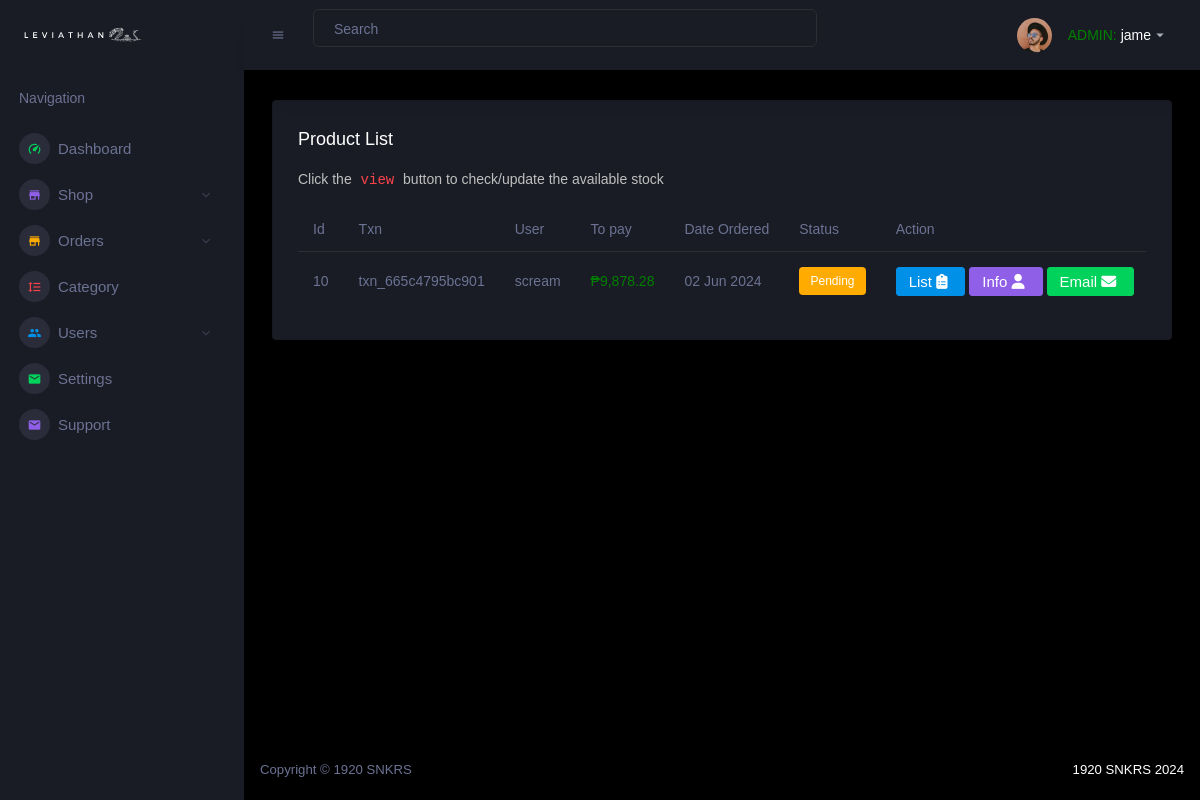
The app's page /admin/orders-pending.php (signed in), older data.
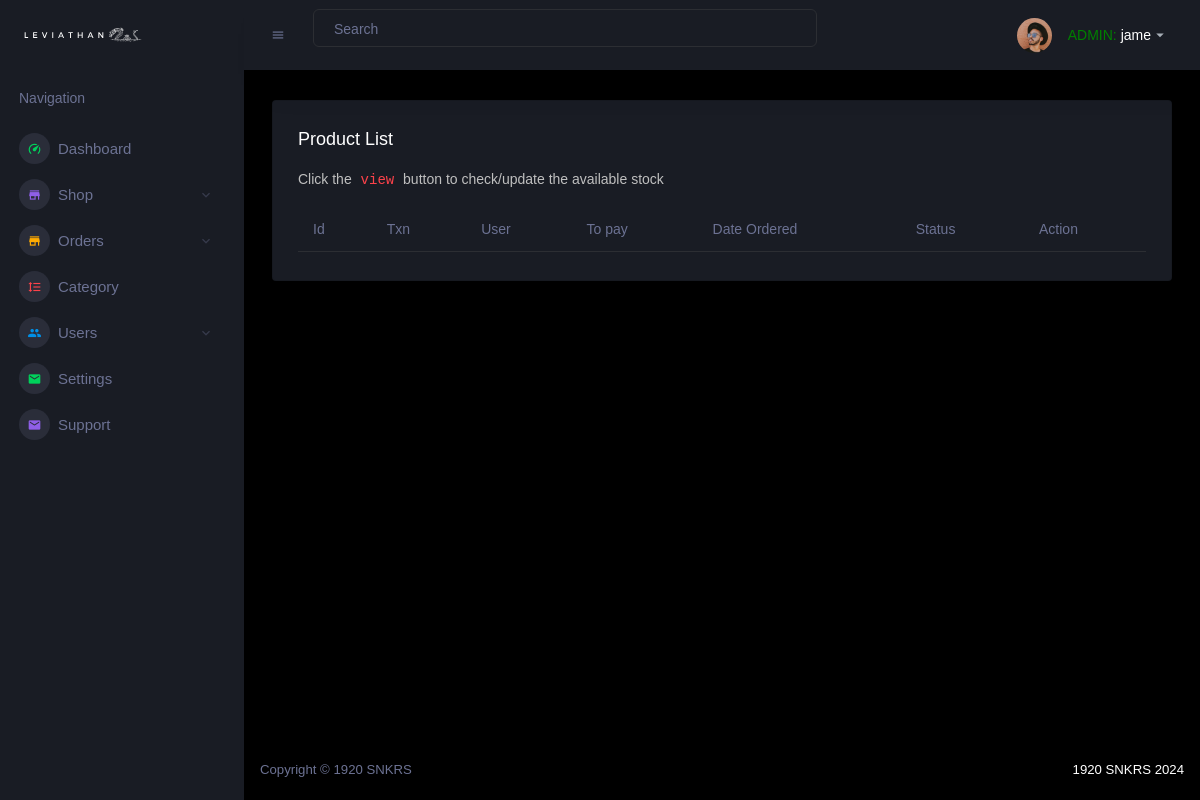
The same page, newer data.
### tables this page shows
CREATE TABLE `orders` (
  `order_id` int(11) NOT NULL,
  `transaction_number` varchar(255) DEFAULT NULL,
  `userid` int(11) DEFAULT NULL,
  `total_amount` decimal(10,2) DEFAULT NULL,
  `note` text DEFAULT NULL,
  `created_at` timestamp NOT NULL DEFAULT current_timestamp(),
  `order_status` varchar(20) DEFAULT 'Pending',
  `imgURL` varchar(255) DEFAULT NULL
);

CREATE TABLE `users` (
  `userid` int(11) NOT NULL,
  `username` varchar(50) NOT NULL,
  `email` varchar(100) NOT NULL,
  `password` varchar(100) NOT NULL,
  `datecreated` timestamp NOT NULL DEFAULT current_timestamp()
);

### admin/orders-pending.php (the view, shortened to what this page needs)
<html lang="en">
<?php
require_once("../database/connection.php");
?>
</head>
<body>
    <div class="container-scroller">
        <?php include("sidebar.php"); ?>
        <div class="container-fluid page-body-wrapper">
            <?php include("navbar.php") ?>
            <div class="main-panel">
                <div class="content-wrapper">
                    <div class="row">
                        <div class="col-lg-12 grid-margin stretch-card">
                            <div class="card">
                                <div class="card-body">
                                    <h4 class="card-title">Product list</h4>
                                    <p class="card-description">Click the <code>view</code> button to check/update the available stock</p>
                                    <div class="table-responsive">
                                        <table id="productTable" class="table">
                                            <thead>
                                                <tr>
                                                    <th>Id</th>
                                                    <th>Txn</th>
                                                    <th>User</th>
                                                    <th>To pay</th>
                                                    <th>Date Ordered</th>
                                                    <th>Status</th>
                                                    <th>Action</th>
                                                </tr>
                                            </thead>
                                            <tbody>
                                                <?php
                                                $query = "SELECT * FROM orders";
                                                $result = mysqli_query($link, $query);
                                                while ($row = mysqli_fetch_assoc($result)) {
                                                    $userid = $row['userid'];
                                                    $usernameQuery = "SELECT username FROM users WHERE userid = ?";
                                                    $stmtUsername = $link->prepare($usernameQuery);
                                                    $stmtUsername->bind_param("i", $userid);
                                                    $stmtUsername->execute();
                                                    $resultUsername = $stmtUsername->get_result();
                                                    $username = $resultUsername->fetch_assoc()['username'];
                                                    $status = $row['order_status'];
                                                    $createdAt = date('d M Y', strtotime($row['created_at']));
                                                    if ($status === 'Pending') {
                                                        $status = '<label class="badge badge-warning">Pending</label>';
                                                    }
                                                    echo "<tr>
                                                        <td>{$row['order_id']}</td>
                                                        <td>{$row['transaction_number']}</td>
                                                        <td>{$username}</td>
                                                        <td style='color: green;'>₱" . number_format($row['total_amount'], 2, '.', ',') . "</td>
                                                        <td>{$createdAt}</td>
                                                        <td>{$status}</td>
                                                        <td>
                                                            <button type='button' data-txn='{$row['transaction_number']}' class='view-order btn btn-primary btn-md'>List <i class='fas fa-clipboard-list'></i></button>
                                                            <button type='button' data-userid='{$row['userid']}' class='view-user btn btn-info btn-md'>Info <i class='fas fa-user'></i></button>
                                                            <button type='button' data-userid='{$row['userid']}' class='email-user btn btn-success btn-md'>Email <i class='fas fa-envelope'></i></button>
                                                        </td>
                                                    </tr>";
                                                }
                                                ?>
                                            </tbody>
                                        </table>
                                    </div>
                                </div>
                            </div>
                        </div>
                    </div>
                </div>
            </div>
        </div>
    </div>
</body>
</html>

### admin/sidebar.php (shortened to what this page needs)
<nav class="sidebar sidebar-offcanvas" id="sidebar">
  <div class="sidebar-brand-wrapper d-none d-lg-flex align-items-center justify-content-center fixed-top">
    <a class="sidebar-brand brand-logo" href="index.html"><img src="assets/images/logo.svg" alt="logo" /></a>
  </div>
  <ul class="nav">
    <li class="nav-item nav-category">
      <span class="nav-link">Navigation</span>
    </li>
    <li class="nav-item menu-items">
      <a class="nav-link" href="home">
        <span class="menu-icon">
          <i class="mdi mdi-speedometer"></i>
        </span>
        <span class="menu-title">Dashboard</span>
      </a>
    </li>
    <li class="nav-item menu-items">
      <a class="nav-link" data-toggle="collapse" href="#ui-shop" aria-expanded="false" aria-controls="ui-shop">
        <span class="menu-icon">
        <i class="mdi mdi-store"></i>
        </span>
        <span class="menu-title">Shop</span>
        <i class="menu-arrow"></i>
      </a>
    </li>
    <li class="nav-item menu-items">
      <a class="nav-link" data-toggle="collapse" href="#ui-orders" aria-expanded="false" aria-controls="ui-orders">
        <span class="menu-icon">
        <i class="mdi mdi-store"></i>
        </span>
        <span class="menu-title">Orders</span>
        <i class="menu-arrow"></i>
      </a>
    </li>
    <li class="nav-item menu-items">
      <a class="nav-link" href="error-404.html">
        <span class="menu-icon">
          <i class="mdi mdi-format-line-spacing"></i>
        </span>
        <span class="menu-title">Category</span>
      </a>
    </li>
    <li class="nav-item menu-items">
      <a class="nav-link" data-toggle="collapse" href="#ui-user" aria-expanded="false" aria-controls="ui-user">
        <span class="menu-icon">
          <i class="mdi mdi-account-multiple"></i>
        </span>
        <span class="menu-title">Users</span>
        <i class="menu-arrow"></i>
      </a>
    </li>
    <li class="nav-item menu-items">
      <a class="nav-link" href="error-404.html">
        <span class="menu-icon">
          <i class="mdi mdi-email"></i>
        </span>
        <span class="menu-title">Settings</span>
      </a>
    </li>
    <li class="nav-item menu-items">
      <a class="nav-link" href="error-404.html">
        <span class="menu-icon">
          <i class="mdi mdi-email"></i>
        </span>
        <span class="menu-title">Support</span>
      </a>
    </li>
  </ul>
</nav>

### admin/navbar.php (shortened to what this page needs)
<?php
$getUser = "SELECT username FROM admin WHERE admin_id = ?";
$stmt = mysqli_prepare($link, $getUser);
mysqli_stmt_bind_param($stmt, "s", $verifiedUID);
mysqli_stmt_execute($stmt);
mysqli_stmt_bind_result($stmt, $username);
?>
<nav class="navbar p-0 fixed-top d-flex flex-row">
  <div class="navbar-menu-wrapper flex-grow d-flex align-items-stretch">
    <button class="navbar-toggler navbar-toggler align-self-center" type="button" data-toggle="minimize">
      <span class="mdi mdi-menu"></span>
    </button>
    <ul class="navbar-nav w-100">
      <li class="nav-item w-100">
        <form class="nav-link mt-2 mt-md-0 d-none d-lg-flex search">
          <input type="text" class="form-control" placeholder="Search">
        </form>
      </li>
    </ul>
    <ul class="navbar-nav navbar-nav-right">
      <li class="nav-item dropdown">
        <a class="nav-link" id="profileDropdown" href="#" data-toggle="dropdown">
          <div class="navbar-profile">
            <img class="img-xs rounded-circle" src="../assets/images/faces/face15.jpg" alt="">
            <p class="mb-0 d-none d-sm-block navbar-profile-name"><span style="color: green;">ADMIN: </span> <?php echo $username ?></p>
            <i class="mdi mdi-menu-down d-none d-sm-block"></i>
          </div>
        </a>
      </li>
    </ul>
  </div>
</nav>

Row changes from the older to the newer data that the page shows:
removed orders: order_id "10", transaction_number "txn_665c4795bc901", userid.username "scream", total_amount "9,878.28", created_at "02 Jun 2024", order_status "Pending"
